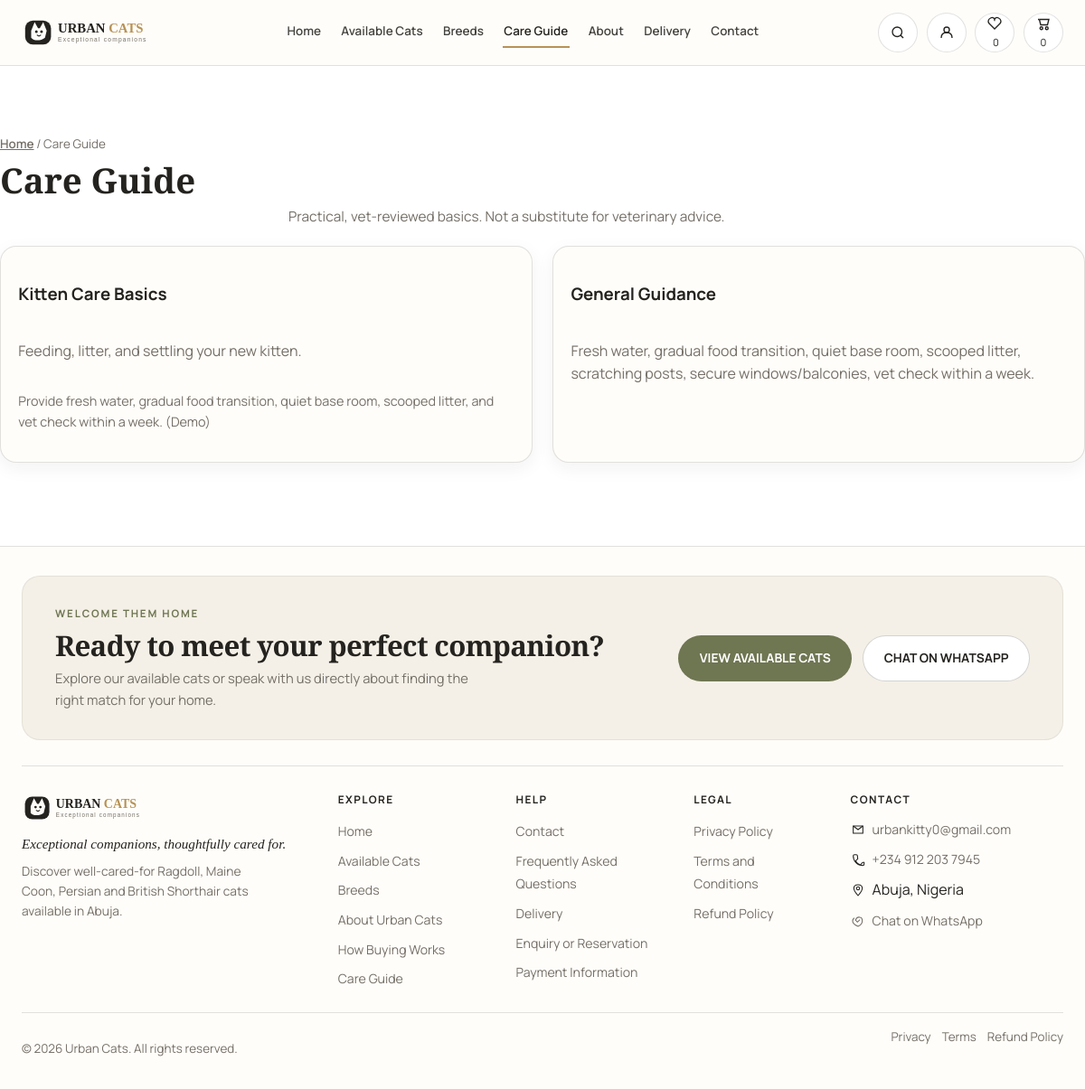
The page /care-guide.php on the database its author committed.
### tables this page shows
CREATE TABLE `care_articles` (
  `id` INT UNSIGNED AUTO_INCREMENT PRIMARY KEY,
  `slug` VARCHAR(100) NOT NULL UNIQUE,
  `title` VARCHAR(190) NOT NULL,
  `excerpt` VARCHAR(255) DEFAULT NULL,
  `content` TEXT NOT NULL,
  `is_published` TINYINT(1) NOT NULL DEFAULT 1,
  `created_at` TIMESTAMP DEFAULT CURRENT_TIMESTAMP,
  `updated_at` TIMESTAMP DEFAULT CURRENT_TIMESTAMP ON UPDATE CURRENT_TIMESTAMP
);

### config/config.php (called while the page is built)
<?php
return [
    'db' => ['host'=>'127.0.0.1','name'=>'urban_cats','user'=>'root','pass'=>'','charset'=>'utf8mb4'],
    'site' => ['name'=>'Urban Cats','base_url'=>'http://localhost/urbancat'],
    'security' => ['session_name'=>'urbancats_sess','csrf_token_name'=>'csrf_token'],
    'upload' => [
        'max_bytes'=>4*1024*1024,
        'allowed_mimes'=>['image/jpeg','image/png','image/webp'],
        'allowed_ext'=>['jpg','jpeg','png','webp'],
        'dir'=>__DIR__.'/../uploads/cats',
        'url_prefix'=>'uploads/cats',
        'thumb_w'=>600,
    ],
    'contact' => ['to_email'=>'urbankitty0@gmail.com','whatsapp_number'=>'2349122037945'],
    'paystack' => ['public_key'=>'pk_test_placeholder','secret_key'=>'sk_test_placeholder','webhook_secret'=>'whsec_placeholder','currency'=>'NGN'],
    'app' => ['env'=>'development'],
];

### includes/helpers.php (called while the page is built, shortened)
<?php
function e(string $s): string {return htmlspecialchars($s, ENT_QUOTES|ENT_SUBSTITUTE,'UTF-8');}
function base_url(string $p=''):string{static $b=null;if($b===null){$cfg=require __DIR__.'/../config/config.php';$b=rtrim($cfg['site']['base_url'],'/'); }return $b.($p?'/'.ltrim($p,'/'):'');}
function asset(string $p):string{return base_url($p);}

### care-guide.php (the view)
<?php require __DIR__.'/includes/bootstrap.php'; $arts=$pdo->query("SELECT * FROM care_articles WHERE is_published=1 ORDER BY created_at DESC")->fetchAll(); $pageTitle='Care Guide — Urban Cats'; ?>
<!doctype html><html lang="en"><head><?php include __DIR__.'/includes/partials/head.php'; ?></head><body>
<?php include __DIR__.'/includes/partials/header.php'; ?>
<main id="main"><div class="container section"><div class="breadcrumbs"><a href="<?= asset('index.php') ?>">Home</a> / Care Guide</div><h1 class="h2" style="font-family:var(--font-display)">Care Guide</h1><p class="lead">Practical, vet-reviewed basics. Not a substitute for veterinary advice.</p><div class="grid-2" style="margin-top:1.2rem"><?php foreach($arts as $a): ?><article class="card" style="padding:1.2rem"><h3><?= e($a['title']) ?></h3><p class="muted"><?= e($a['excerpt']) ?></p><p class="muted" style="font-size:.9rem"><?= nl2br(e($a['content'])) ?></p></article><?php endforeach; ?><article class="card" style="padding:1.2rem"><h3>General Guidance</h3><p class="muted">Fresh water, gradual food transition, quiet base room, scooped litter, scratching posts, secure windows/balconies, vet check within a week.</p></article></div></div></main>
<?php include __DIR__.'/includes/partials/footer.php'; ?><script type="module" src="<?= asset('assets/js/app.js') ?>"></script></body></html>

### assets/css/style.css (style rules this page uses)
:root { --color-background:#f8f5ef; --color-surface:#fffdf9; --color-cream:#f1ebe1; --color-beige:#dfd2c0; --color-sage:#6f7652; --color-sage-light:#dfe2d1; --color-gold:#b79255; --color-brown:#56483d; --color-charcoal:#25231f; --color-muted:#746f67; --color-border:rgba(37,35,31,.13); --color-border-strong:rgba(37,35,31,.2); --max:1320px; --pad:24px; --header-h:72px; --radius-lg:18px; --radius-md:14px; --radius-sm:10px; --shadow-soft:0 8px 32px rgba(37,35,31,.08); --shadow-card:0 6px 20px rgba(37,35,31,.06); --font-display:"Cormorant Garamond", Georgia, serif; --font-body:"Manrope", Inter, system-ui, sans-serif; }
* { box-sizing:border-box }
html { scroll-behavior:smooth; overflow-x:clip }
body { margin:0; font-family:var(--font-body); color:var(--color-charcoal); background:#FFFFFF; line-height:1.6; -webkit-font-smoothing:antialiased; overflow-x:clip }
a { color:inherit; text-decoration:none }
.container { max-width:var(--max); margin-inline:auto; padding-inline:var(--pad) }
.section { padding:clamp(36px,5vw,72px) 0 }
.h2 { font-family:var(--font-display); font-size:clamp(1.7rem,3.2vw,2.5rem); line-height:1.05; margin:0; font-weight:600 }
.lead { color:var(--color-muted); margin:.6rem auto 0; max-width:60ch; font-size:.96rem }
.grid-2 { display:grid; grid-template-columns:repeat(2,1fr); gap:1.4rem }
.card { background:var(--color-surface); border:1px solid var(--color-border); border-radius:18px; overflow:hidden; display:flex; flex-direction:column; box-shadow:var(--shadow-card) }
.muted { color:var(--color-muted) }
.breadcrumbs { font-size:.84rem; color:var(--color-muted); margin:1rem 0 .5rem }
.breadcrumbs a { text-decoration:underline; font-weight:600 }

### rows shown on the page
care_articles: title "Kitten Care Basics", excerpt "Feeding, litter, and settling your new kitten.", content "Provide fresh water, gradual food transition, quiet base room, scooped litter, and vet check within a week. (Demo)"

### other values the page prints
$favCnt "0"
$cartCnt "0"
$contactEmail "urbankitty0@gmail.com"
$contactPhoneIntl "+234 912 203 7945"
$addr "Abuja, Nigeria"
